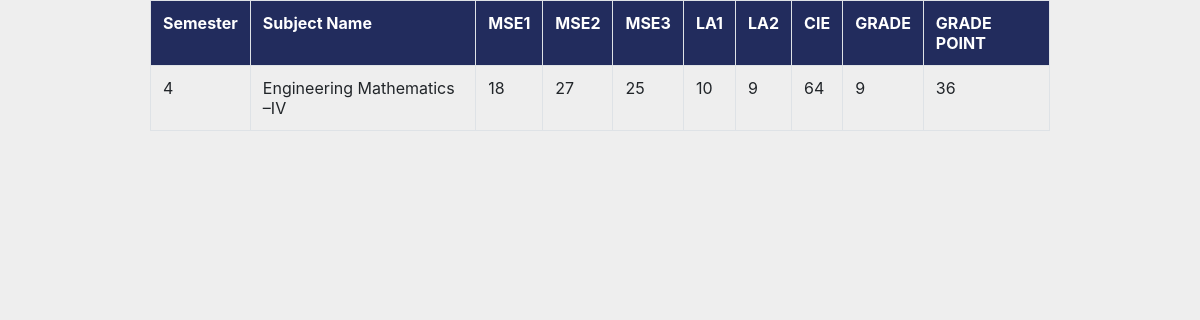
The app's page /marks.php (signed in), older data.
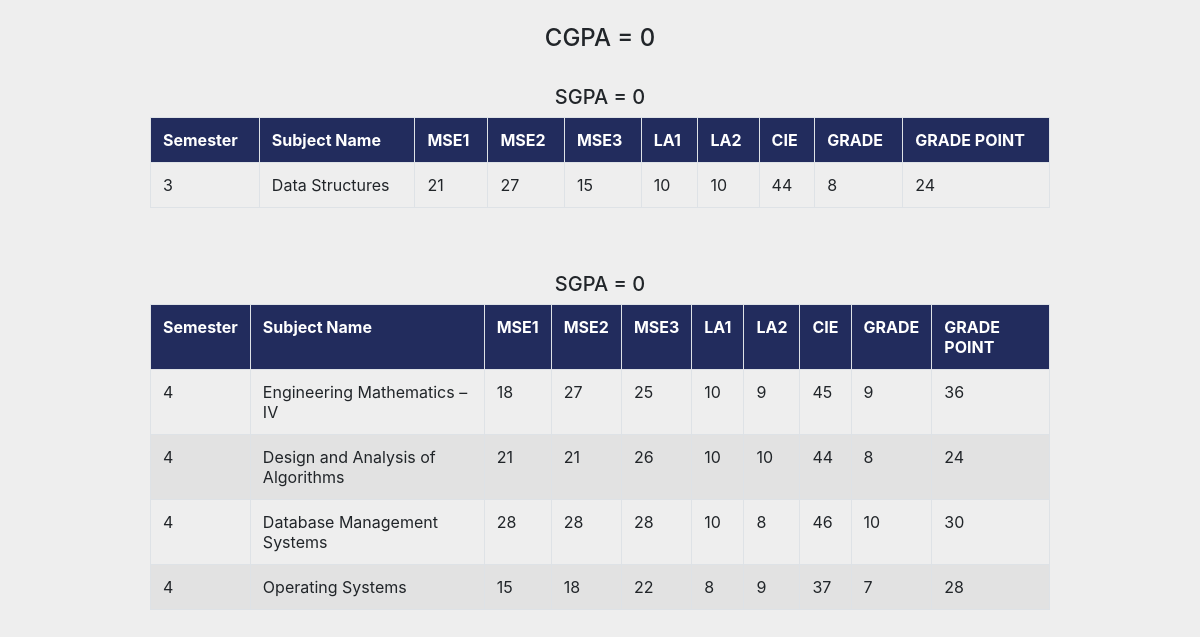
The same page, newer data.
### tables this page shows
CREATE TABLE `marks` (
  `USN` varchar(10) NOT NULL,
  `Sem` int(11) NOT NULL,
  `SubID` varchar(10) NOT NULL,
  `credit` int(11) NOT NULL,
  `Subname` text NOT NULL,
  `MSE1` int(11) DEFAULT NULL,
  `MSE2` int(11) DEFAULT NULL,
  `MSE3` int(11) DEFAULT NULL,
  `LA1` int(11) DEFAULT NULL,
  `LA2` int(11) DEFAULT NULL,
  `CIE` int(11) NOT NULL,
  `SEE_Grade` int(11) DEFAULT NULL,
  `Gradept` int(11) NOT NULL,
  `traverse` int(11) DEFAULT NULL
);

### marks.php (the view, shortened to what this page needs)
<?php include 'links.php'?>
<?php include 'connection.php'?>
<?php include 'calcmarks.php'?>
<html>
<head>
</head>
<body style="background-color:#EEEEEE">
 <div align="center">
<?php
$semval = $_POST['sem'];
if(is_null($semval)){
    $semval = -1;
}
$query= mysqli_query($con,"SELECT MAX(Sem) as maxsem, MIN(Sem) as minsem FROM marks WHERE USN= '".$_SESSION['usn']."'");
if(mysqli_num_rows($query)==1){
    while($row0 = $query->fetch_assoc()){
        $minsem = $row0['minsem'];
    }
}
$cgpa = mysqli_query($con,"SELECT CGPA FROM gpa WHERE USN = '".$_SESSION['usn']."' AND Sem = ".$maxsem." limit 1");
        if( mysqli_num_rows($cgpa) > 0){
            while($rows = $cgpa->fetch_assoc()){
            echo "<br><h4>CGPA = ".$rows['CGPA']."</h4>";
        }
        }
if($semval== -1){
    $semval = $minsem;
    while($semval <= $_SESSION['maxsem']){
        $sgpa = mysqli_query($con,"SELECT SGPA FROM gpa WHERE Sem = ".$semval." AND USN = '".$_SESSION['usn']."' limit 1");
        if( mysqli_num_rows($sgpa) > 0){
            while($rows = $sgpa->fetch_assoc()){
            echo "<h5><br>SGPA = ".$rows['SGPA']."</h5>";
        }
        }
        $marksval1 = "SELECT * FROM marks WHERE Sem = ".$semval." AND USN = '".$_SESSION['usn']."'";
        $result1= mysqli_query($con,$marksval1);
        if( mysqli_num_rows($result1) > 0){
            echo " <table class= 'table table-striped table-bordered' style= 'max-width: 75%'>"
            . "<tr>"
                    . "<th> Semester </th>"
                    . "<th> Subject Name </th>"
                    . "<th> MSE1</th>"
                    . "<th> MSE2</th>"
                    . "<th> MSE3</th>"
                    . "<th> LA1</th>"
                    . "<th> LA2</th>"
                    . "<th> CIE</th>"
                    . "<th> GRADE</th>"
                    . "<th> GRADE POINT</th>"
            . "</tr>"
            . "</thead>"        ;
            while($row = $result1->fetch_assoc()){
            echo "<tr><td>".$row['Sem']."</td><td>".$row['Subname']."</td><td>".$row['MSE1']."</td><td>".$row['MSE2']."</td><td>".$row['MSE3']."</td><td>".$row['LA1']."</td><td>".$row['LA2']."</td><td>".$row['CIE']."</td><td>".$row['SEE_Grade']."</td><td>".$row['Gradept']."</td></tr>";
        }
            echo "</table>"
        . "<br>";
    }
    $semval++;
    }
}
?>
    </div>
</body>
</html>

### links.php (shortened to what this page needs)
<link rel="stylesheet" href="https://maxcdn.bootstrapcdn.com/bootstrap/4.5.2/css/bootstrap.min.css">

### calcmarks.php (shortened to what this page needs)
<?php include 'links.php'?>
<?php include 'connection.php'?>
<html>
<head>
</head>
<body>
<?php
$query1= mysqli_query($con,"SELECT MIN(Sem)as minsem, MAX(Sem) as maxsem FROM marks WHERE USN= '".$_SESSION['usn']."'");
if(mysqli_num_rows($query1)==1){
    while($row01 = $query1->fetch_assoc()){
        $maxsem= $row01['maxsem'];
    }
}
?>
</body>
</html>

### calcmarks.php (style rules this page uses)
table, th, td { border: 1px solid black; }

### marks.php (style rules this page uses)
th { background-color: #222c5d; color: white; }
table, th, td { border: 1px solid black; }

Row changes from the older to the newer data that the page shows:
removed marks: Sem "4", Subname "Engineering Mathematics –IV", MSE1 "18", MSE2 "27", MSE3 "25", LA1 "10", LA2 "9", CIE "64", SEE_Grade "9", Gradept "36"
added marks: Sem "3", Subname "Data Structures", MSE1 "21", MSE2 "27", MSE3 "15", LA1 "10", LA2 "10", CIE "44", SEE_Grade "8", Gradept "24"
added marks: Sem "4", Subname "Engineering Mathematics –IV", MSE1 "18", MSE2 "27", MSE3 "25", LA1 "10", LA2 "9", CIE "45", SEE_Grade "9", Gradept "36"
added marks: Sem "4", Subname "Design and Analysis of Algorithms", MSE1 "21", MSE2 "21", MSE3 "26", LA1 "10", LA2 "10", CIE "44", SEE_Grade "8", Gradept "24"
added marks: Sem "4", Subname "Database Management Systems", MSE1 "28", MSE2 "28", MSE3 "28", LA1 "10", LA2 "8", CIE "46", SEE_Grade "10", Gradept "30"
added marks: Sem "4", Subname "Operating Systems", MSE1 "15", MSE2 "18", MSE3 "22", LA1 "8", LA2 "9", CIE "37", SEE_Grade "7", Gradept "28"
Text that changed along with them:
new list line: "CGPA = 0"
new list line: "SGPA = 0"
new list line: "SGPA = 0 Semester Subject Name MSE1 MSE2 MSE3 LA1 LA2 CIE GRADE GRADE POINT"
